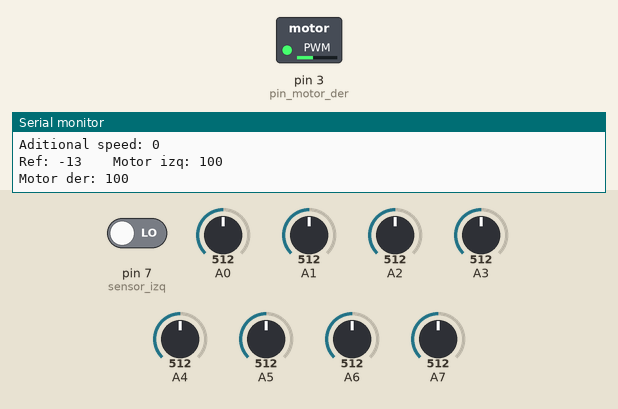
This sketch was run on a simulated Arduino Nano, built with avr-gcc and run on an emulated ATmega328P. Parts: switched loads named in the sketch (green lamp = pin HIGH), the last lines printed to the serial monitor. The test bench sets the inputs (shaded band); at power-on: A0 = 512, A1 = 512, A5 = 512, A6 = 512, A7 = 512, A2 = 512, pin 7 (sensor_izq) LOW, A3 = 512, A4 = 512. Pins used as bus, display or sensor lines are not drawn.

Above: at 12.9 s.
13.0 s: A0 set to 390
At 13.6 s:
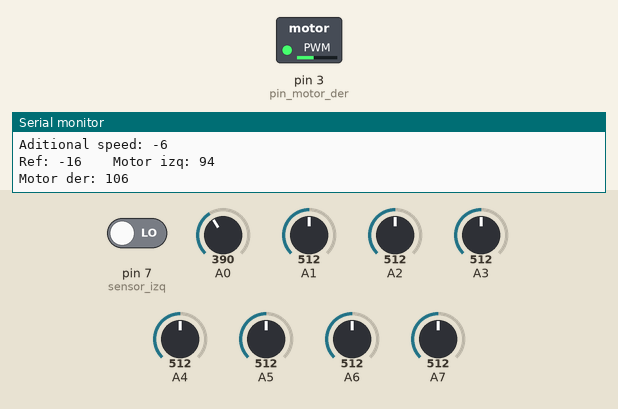
15.2 s: A1 set to 390
At 15.6 s:
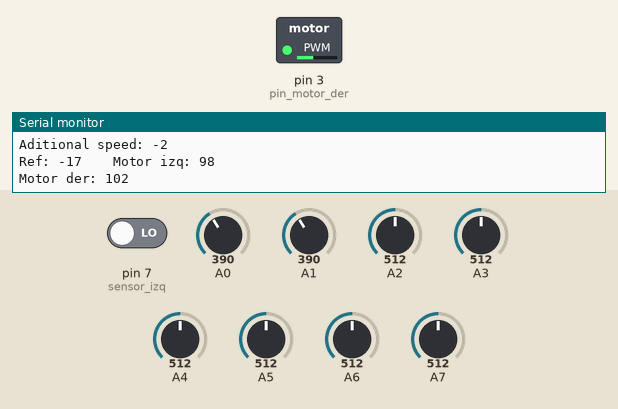
17.2 s: A5 set to 390
At 17.7 s:
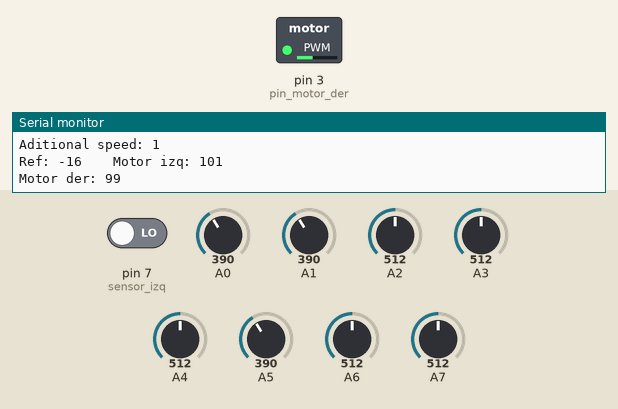
19.3 s: A6 set to 390
At 19.6 s:
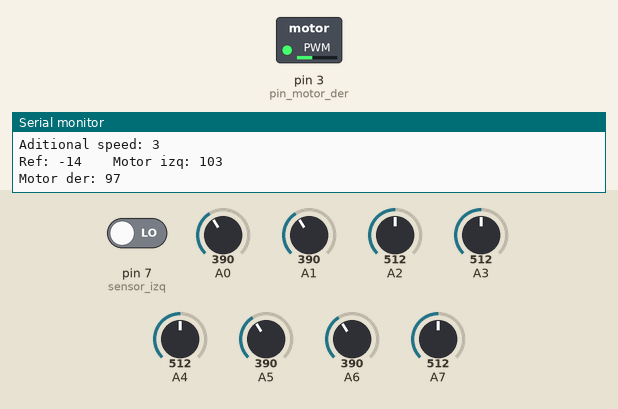
21.3 s: A7 set to 716
At 21.7 s:
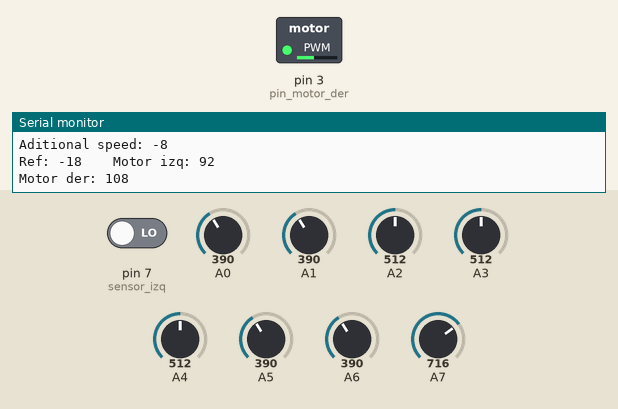
23.4 s: A2 set to 306
At 23.8 s:
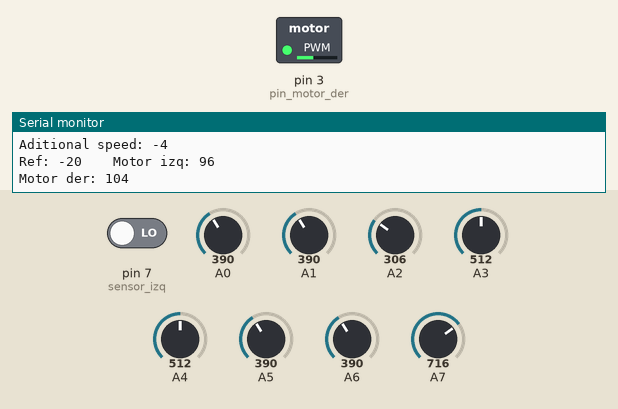
Timing chart, 0 to 26.4 s (numbered marks = the images above; inputs shaded):
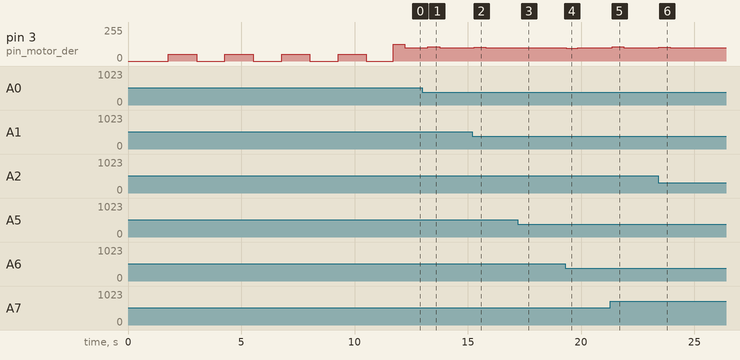

Measured:
- after the input at 13.0 s, pin 3 (pin_motor_der): 100/255 → 106/255 after 0.24 s, → 100/255 0.51 s later
- after the input at 15.2 s, pin 3 (pin_motor_der): 100/255 → 102/255 after 0.08 s, → 100/255 0.51 s later
- after the input at 17.2 s, pin 3 (pin_motor_der): 100/255 → 99/255 after 0.12 s, → 100/255 0.51 s later
- after the input at 19.3 s, pin 3 (pin_motor_der): 100/255 → 97/255 after 0.05 s, → 100/255 0.51 s later
- after the input at 21.3 s, pin 3 (pin_motor_der): 100/255 → 108/255 after 0.09 s, → 100/255 0.51 s later
- after the input at 23.4 s, pin 3 (pin_motor_der): 100/255 → 104/255 at once, → 100/255 0.51 s later

The sketch:

Gerarduino_v03.ino
```cpp
#include <QTRSensors.h>
QTRSensors qtr;

const uint8_t SensorCount = 8;
uint16_t sensorValues[SensorCount];

// Pin de conxión a los motores
int pin_motor_izq = 2, pin_motor_der = 3;
int sensor_izq = 7, sensor_der = 13;

#define KD 2  // Constante derivativa PID
#define KP 0.01  // Constante proporcional PID
#define base_speed 100 // Velocidad base de los motores
#define max_speed 150 // Velocidad máxima de los motores

//Inicialización de las variables
int lastError = 0, error = 0, d13_state = 0;
int m_izq_speed, m_der_speed, pos, motorSpeed;


template <typename T>
Print& operator<<(Print& printer, T value){
  printer.print(value);
  return printer;
}

void pprint(char* nombre, int valor, char end){
  Serial << nombre << valor << end;
}

void setup()
{
  // configure the sensors
  qtr.setTypeAnalog();
  qtr.setSensorPins((const uint8_t[]){A0, A1, A2, A3, A4, A5,A6, A7}, SensorCount);
  qtr.setEmitterPin(2);

  // Pines de sensores infrarojo laterales en D7 y D13
  pinMode(sensor_izq, INPUT);
  pinMode(sensor_der, INPUT);

  delay(500);
  pinMode(LED_BUILTIN, OUTPUT);
  digitalWrite(LED_BUILTIN, HIGH); // turn on Arduino's LED to indicate we are in calibration mode
  Serial.begin(9600);
  Serial.println("Calibrando...");
  for (uint16_t i = 0; i < 400; i++){
    qtr.calibrate();
    //Hacer un zig zag para calibrar sin avanzar
    if (i % 100 == 0){
      analogWrite(pin_motor_izq,50);
      analogWrite(pin_motor_der,0);
    }
    else if (i % 100 == 50){
      analogWrite(pin_motor_izq,0);
      analogWrite(pin_motor_der,50);
    }
  }
  digitalWrite(LED_BUILTIN, LOW); // turn off Arduino's LED to indicate we are through with calibration

  //Inicialización de los motores en 0
  Serial.println("Inicializando motores...");
  analogWrite(pin_motor_izq,0);
  analogWrite(pin_motor_der,0);
  delay(1000);

  Serial.println();
  Serial.println();
  delay(200);
}


void loop() {
  // Criterio de detención
  if (digitalRead(sensor_izq) == HIGH && digitalRead(sensor_der) == LOW){
    analogWrite(pin_motor_izq,0);
    analogWrite(pin_motor_der,0);
    while(1){delay(1000);};

  }
  // // Si D13 es HIGH y antes no. Baja la velocidad de los motores (Entra en curva)
  // if (digitalRead(13) == HIGH && d13_state == 0){
  //   d13_state = 1;
  //   base_speed = 80;
  // }
  // // Si D13 es HIGH y antes era HIGH. Sube la velocidad de los motores (Sale de curva)
  // else if (digitalRead(13) == HIGH && d13_state == 1){
  //   d13_state = 0;
  //   base_speed = 100;
  // }

  // get calibrated sensor values returned in the sensors array, along with the line
  // position, which will range from 0 to 8000, with 1000 corresponding to the line over
  // the middle sensor
  pos = qtr.readLineWhite(sensorValues);

  // Mapear la posición a un valor entre -100 y 100
  error = map(pos, 0, 8000, -100, 100);
  // Limitar la velocidad de los motores
  pprint("Error: ", error,'\n');

  // KP is the a floating-point proportional constant (maybe start with a value around 0.1)
  // KD is the floating-point derivative constant (maybe start with a value around 5)
  motorSpeed = KP * error + KD * (error - lastError);
  lastError = error;
  pprint("Aditional speed: ", motorSpeed,'\n');

  // Limit the motor speeds to the range 0 to 255
  m_izq_speed = constrain(base_speed + motorSpeed, 0, max_speed);
  m_der_speed = constrain(base_speed - motorSpeed, 0, max_speed);

  // set motor speeds using the two motor speed variables above
  analogWrite(pin_motor_izq,m_izq_speed);
  analogWrite(pin_motor_der,m_der_speed);

  Serial << "Ref: " << error << '\t' << '\t';
  pprint("Motor izq: ", m_izq_speed, '\n');
  pprint("Motor der: ", m_der_speed,'\n');

  // Mostrar valores medidos por los sensores
  //for (uint8_t i = 0; i < SensorCount; i++){
  //  Serial.print(sensorValues[i]);
  //  Serial.print('\t');
  //}
  //Serial.println(position);
  delay(500);
}
```
